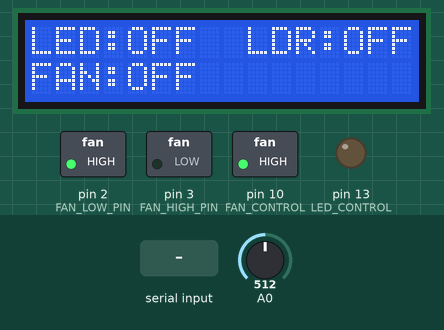
Bench run of a sketch on a simulated Arduino Uno, built with avr-gcc and run on an emulated ATmega328P. Shown: 16×2 character LCD, switched loads named in the sketch (green lamp = pin HIGH), output pins drawn as LEDs (lit = HIGH). The test bench sets the inputs (shaded band); at power-on: A0 = 512. What the sketch prints to the serial monitor is not drawn.

Above: at 1.2 s.
1.3 s: A0 set to 208
2.8 s: A0 set to 192
At 3.5 s:
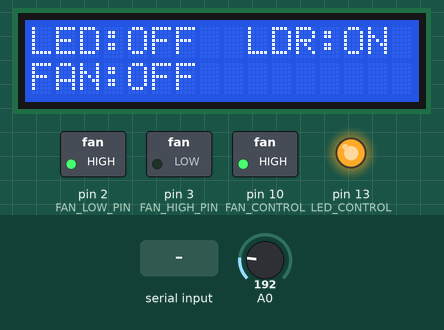
4.4 s: "A" received over the second serial link
At 5.2 s:
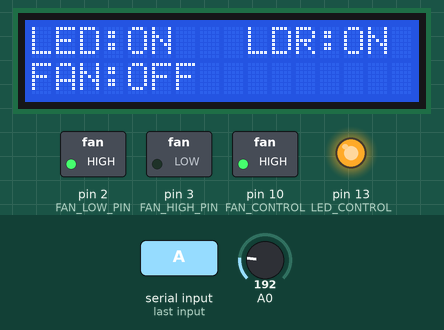
6.0 s: "C" received over the second serial link
At 6.9 s:
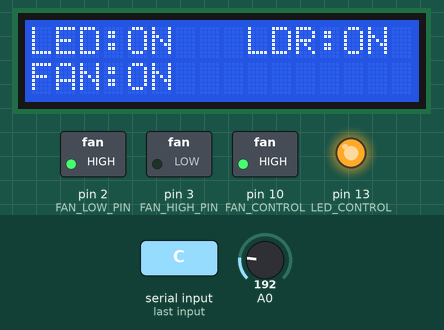
7.5 s: "B" received over the second serial link
At 8.6 s:
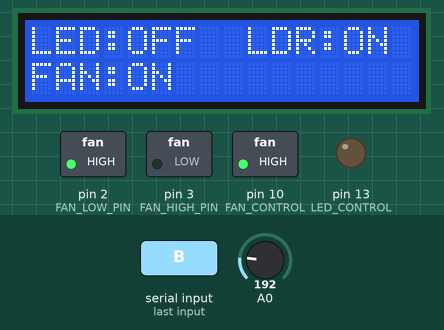
9.0 s: "D" received over the second serial link
At 10.4 s:
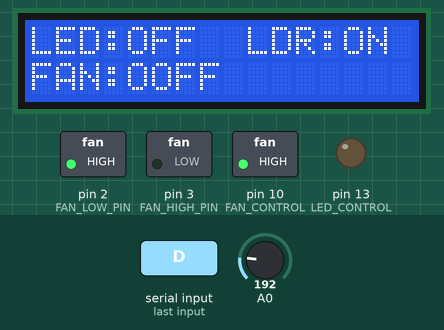
Timing chart, 0 to 11.5 s (numbered marks = the images above; inputs shaded):
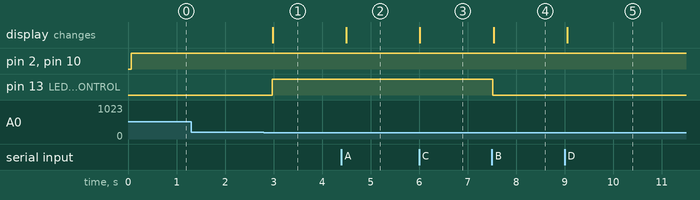

Measured:
- the behaviour switches between 200 and 199 on A0 (found by bisection; images 0 and 1)
- after the input at 1.3 s, every drawn part: stays the same
- after the input at 2.8 s, pin 13 (LED_CONTROL): LOW → HIGH after 0.17 s; the display: changes after 0.19 s (image 1)
- after the input at 4.4 s, the display: changes after 0.10 s (image 2)
- after the input at 6.0 s, the display: changes at once (image 3)
- after the input at 7.5 s, pin 13 (LED_CONTROL): HIGH → LOW at once; the display: changes at once (image 4)
- after the input at 9.0 s, the display: changes after 0.05 s (image 5)

The sketch:

home_automation.ino
```cpp
#include <SoftwareSerial.h>
#include <LiquidCrystal.h>

SoftwareSerial Bluetooth(8,9);
LiquidCrystal lcd(12,11,7,6,5,4);

int Data, LDR;
bool ldr_on = false;

void setup() {
  Bluetooth.begin(9600);
  lcd.begin(16,2);

  pinMode(A0, INPUT);

  pinMode(13,OUTPUT); //LED CONTROL
  pinMode(10, OUTPUT); //FAN CONTROL
  pinMode(2, OUTPUT); // FAN LOW PIN
  pinMode(3, OUTPUT); // FAN HIGH PIN

  Serial.begin(9600);

  lcd.setCursor(0, 0);
  lcd.print("LED:OFF");
  lcd.setCursor(9,0);
  lcd.print("LDR:OFF");
  lcd.setCursor(0, 1);
  lcd.print("FAN:OFF");


}
void loop() {
  digitalWrite(10,HIGH);
  digitalWrite(2,HIGH);
  digitalWrite(3,LOW);
  LDR = analogRead(A0);
  Serial.println(LDR);
  delay(100);
  if( LDR < 200 && ldr_on == false ) {
      digitalWrite(13,HIGH);
      Bluetooth.println("LDR On! ");
      lcd.setCursor(13, 0);
      lcd.print("ON ");
      ldr_on = true;
  } else if ( LDR >= 200 && ldr_on == true ) {
      digitalWrite(13 , LOW);
      Bluetooth.println("LDR Off! ");
      lcd.setCursor(13, 0);
      lcd.print("OFF");
      ldr_on = false;
  }

  if ( Bluetooth.available() ) {
    Data = Bluetooth.read();

    // LIGHT
    if(Data == 'A') {
      digitalWrite(13,HIGH);
      Bluetooth.println("LED On! ");
      lcd.setCursor(4, 0);
      lcd.print("ON ");
    } else if(Data == 'B') {
      digitalWrite(13 , LOW);
      Bluetooth.println("LED Off! ");
      lcd.setCursor(4, 0);
      lcd.print("OFF");
    }

    //FAN
    if(Data=='C'){
      digitalWrite(2,HIGH);
      Bluetooth.println("FAN On!");
      lcd.setCursor(4, 1);
      lcd.print("ON ");
      delay(100);
    }
    //FAN OFF
    if(Data=='D'){
      digitalWrite(4,LOW);
      Bluetooth.println("FAN Off! ");
      lcd.setCursor(5, 1);
      lcd.print("OFF");
      delay(100);
    }
  }
}
```
